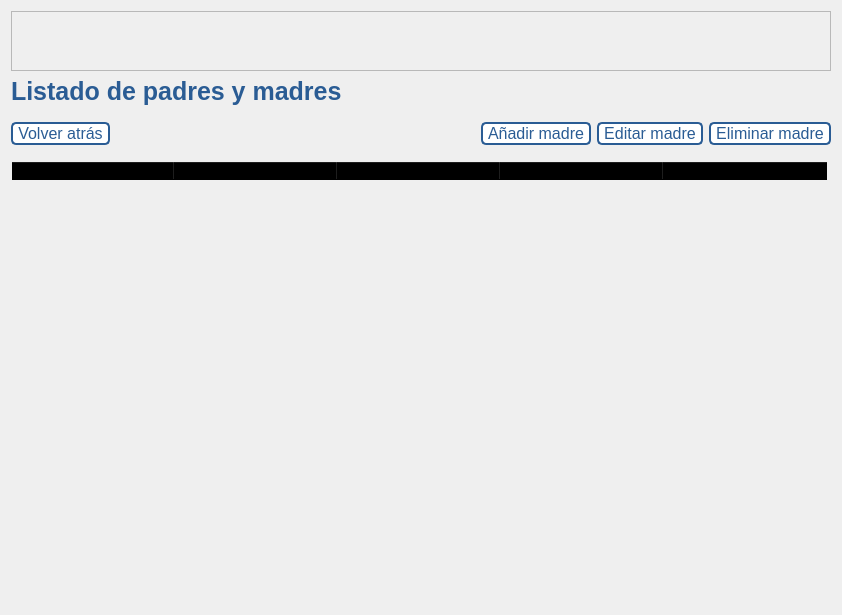
<?xml version="1.0" encoding="UTF-8"?>
<ui version="4.0">
 <class>Dialog</class>
 <widget class="QDialog" name="Dialog">
  <property name="geometry">
   <rect>
    <x>0</x>
    <y>0</y>
    <width>842</width>
    <height>615</height>
   </rect>
  </property>
  <property name="windowTitle">
   <string>Listado de padres y madres</string>
  </property>
  <property name="windowIcon">
   <iconset resource="../src/resources.qrc">
    <normaloff>:/logo/iconoProyecto.png</normaloff>:/logo/iconoProyecto.png</iconset>
  </property>
  <layout class="QVBoxLayout" name="verticalLayout_2">
   <item>
    <layout class="QVBoxLayout" name="verticalLayout">
     <item>
      <widget class="QFrame" name="frame_superior">
       <property name="minimumSize">
        <size>
         <width>0</width>
         <height>60</height>
        </size>
       </property>
       <property name="maximumSize">
        <size>
         <width>16777215</width>
         <height>60</height>
        </size>
       </property>
       <property name="styleSheet">
        <string notr="true"/>
       </property>
       <property name="frameShape">
        <enum>QFrame::StyledPanel</enum>
       </property>
       <property name="frameShadow">
        <enum>QFrame::Raised</enum>
       </property>
       <layout class="QHBoxLayout" name="horizontalLayout">
        <property name="bottomMargin">
         <number>0</number>
        </property>
        <item>
         <widget class="QLabel" name="label_logo">
          <property name="maximumSize">
           <size>
            <width>120</width>
            <height>150</height>
           </size>
          </property>
          <property name="text">
           <string/>
          </property>
          <property name="pixmap">
           <pixmap resource="../src/resources.qrc">:/logo/logoProyecto.png</pixmap>
          </property>
          <property name="scaledContents">
           <bool>true</bool>
          </property>
          <property name="alignment">
           <set>Qt::AlignCenter</set>
          </property>
         </widget>
        </item>
       </layout>
      </widget>
     </item>
     <item>
      <widget class="QLabel" name="label">
       <property name="styleSheet">
        <string notr="true">QLabel{
font-size: 25px;
font-weight: bold;
color: #2a5c94;
}</string>
       </property>
       <property name="text">
        <string>Listado de padres y madres</string>
       </property>
      </widget>
     </item>
     <item>
      <layout class="QHBoxLayout" name="horizontalLayout_2">
       <property name="topMargin">
        <number>10</number>
       </property>
       <property name="bottomMargin">
        <number>10</number>
       </property>
       <item>
        <widget class="QPushButton" name="pushButton">
         <property name="sizePolicy">
          <sizepolicy hsizetype="Fixed" vsizetype="Fixed">
           <horstretch>0</horstretch>
           <verstretch>0</verstretch>
          </sizepolicy>
         </property>
         <property name="cursor">
          <cursorShape>PointingHandCursor</cursorShape>
         </property>
         <property name="styleSheet">
          <string notr="true">QPushButton{
background-color: #ffffff;
color: #2a5c94;
padding: 0 5px;
border: 2px solid #2a5c94;
border-radius: 5px;
font-size: 16px;
}
QPushButton:hover{
background-color: #2a5c94;
color: white;
}</string>
         </property>
         <property name="text">
          <string>Volver atrás</string>
         </property>
        </widget>
       </item>
       <item>
        <spacer name="horizontalSpacer">
         <property name="orientation">
          <enum>Qt::Horizontal</enum>
         </property>
         <property name="sizeHint" stdset="0">
          <size>
           <width>40</width>
           <height>20</height>
          </size>
         </property>
        </spacer>
       </item>
       <item>
        <widget class="QPushButton" name="pushButton_2">
         <property name="sizePolicy">
          <sizepolicy hsizetype="Fixed" vsizetype="Fixed">
           <horstretch>0</horstretch>
           <verstretch>0</verstretch>
          </sizepolicy>
         </property>
         <property name="cursor">
          <cursorShape>PointingHandCursor</cursorShape>
         </property>
         <property name="styleSheet">
          <string notr="true">QPushButton{
background-color: #ffffff;
color: #2a5c94;
padding: 0 5px;
border: 2px solid #2a5c94;
border-radius: 5px;
font-size: 16px;
}
QPushButton:hover{
background-color: #2a5c94;
color: white;
}</string>
         </property>
         <property name="text">
          <string>Añadir madre</string>
         </property>
         <property name="icon">
          <iconset resource="../src/resources.qrc">
           <normaloff>:/iconosLaterales/anadir.png</normaloff>:/iconosLaterales/anadir.png</iconset>
         </property>
        </widget>
       </item>
       <item>
        <widget class="QPushButton" name="pushButton_3">
         <property name="sizePolicy">
          <sizepolicy hsizetype="Fixed" vsizetype="Fixed">
           <horstretch>0</horstretch>
           <verstretch>0</verstretch>
          </sizepolicy>
         </property>
         <property name="cursor">
          <cursorShape>PointingHandCursor</cursorShape>
         </property>
         <property name="styleSheet">
          <string notr="true">QPushButton{
background-color: #ffffff;
color: #2a5c94;
padding: 0 5px;
border: 2px solid #2a5c94;
border-radius: 5px;
font-size: 16px;
}
QPushButton:hover{
background-color: #2a5c94;
color: white;
}</string>
         </property>
         <property name="text">
          <string>Editar madre</string>
         </property>
         <property name="icon">
          <iconset resource="../src/resources.qrc">
           <normaloff>:/iconosLaterales/editar.png</normaloff>:/iconosLaterales/editar.png</iconset>
         </property>
        </widget>
       </item>
       <item>
        <widget class="QPushButton" name="pushButton_4">
         <property name="sizePolicy">
          <sizepolicy hsizetype="Fixed" vsizetype="Fixed">
           <horstretch>0</horstretch>
           <verstretch>0</verstretch>
          </sizepolicy>
         </property>
         <property name="cursor">
          <cursorShape>PointingHandCursor</cursorShape>
         </property>
         <property name="styleSheet">
          <string notr="true">QPushButton{
background-color: #ffffff;
color: #2a5c94;
padding: 0 5px;
border: 2px solid #2a5c94;
border-radius: 5px;
font-size: 16px;
}
QPushButton:hover{
background-color: #2a5c94;
color: white;
}</string>
         </property>
         <property name="text">
          <string>Eliminar madre</string>
         </property>
         <property name="icon">
          <iconset resource="../src/resources.qrc">
           <normaloff>:/iconosLaterales/eliminar.png</normaloff>:/iconosLaterales/eliminar.png</iconset>
         </property>
        </widget>
       </item>
      </layout>
     </item>
     <item>
      <widget class="QTableWidget" name="tableWidget">
       <property name="styleSheet">
        <string notr="true">QTableWidget, QHeaderView::section{
background-color: transparent;
}
</string>
       </property>
       <attribute name="horizontalHeaderDefaultSectionSize">
        <number>163</number>
       </attribute>
       <column>
        <property name="text">
         <string>ID</string>
        </property>
       </column>
       <column>
        <property name="text">
         <string>Nombre</string>
        </property>
       </column>
       <column>
        <property name="text">
         <string>NRE-Hijo</string>
        </property>
       </column>
       <column>
        <property name="text">
         <string>Email</string>
        </property>
       </column>
       <column>
        <property name="text">
         <string>Dirección</string>
        </property>
       </column>
      </widget>
     </item>
    </layout>
   </item>
  </layout>
 </widget>
 <resources>
  <include location="../src/resources.qrc"/>
  <include location="../src/resources.qrc"/>
  <include location="../src/resources.qrc"/>
 </resources>
 <connections/>
</ui>
